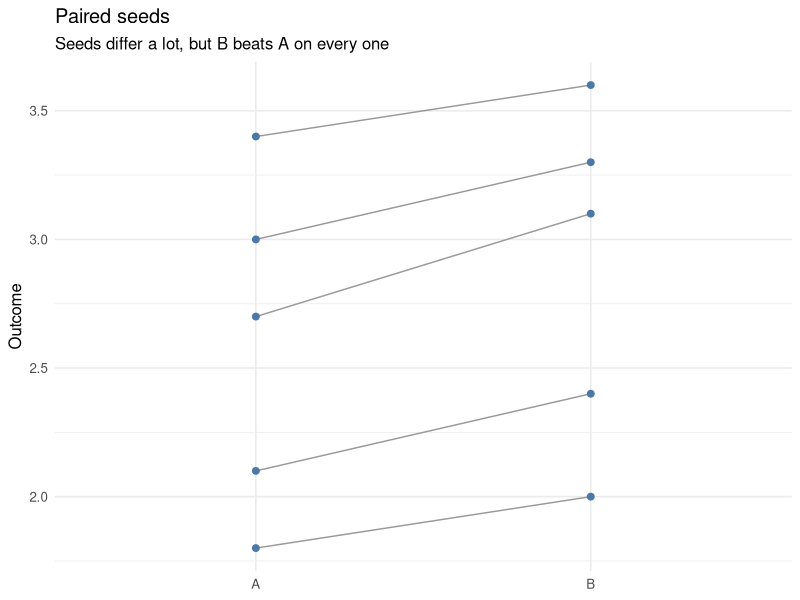
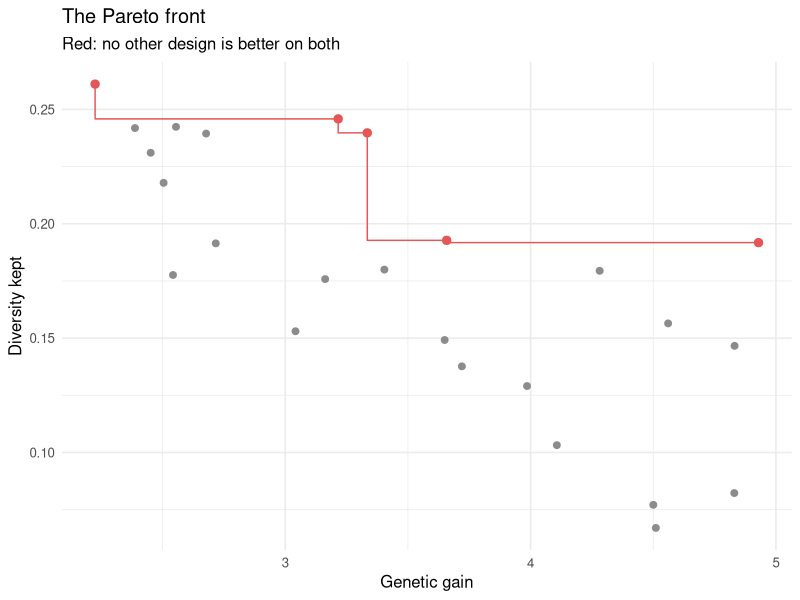

Generate these figures, in order, with R:
## ---- chunk 1
knitr::opts_chunk$set(collapse = TRUE, comment = "#>", fig.width = 6, fig.height = 3, dpi = 110,
                      echo = FALSE)
library(ggplot2)
theme_set(theme_minimal(base_size = 12))
## ---- chunk 2
d <- data.frame(seed = factor(rep(1:5, 2)), design = rep(c("A", "B"), each = 5),
                value = c(2.1, 3.4, 2.7, 1.8, 3.0, 2.4, 3.6, 3.1, 2.0, 3.3))
ggplot(d, aes(design, value, group = seed)) +
  geom_line(colour = "grey60") + geom_point(colour = "#4C78A8", size = 2) +
  labs(x = NULL, y = "Outcome", title = "Paired seeds",
       subtitle = "Seeds differ a lot, but B beats A on every one")
## ---- chunk 3
set.seed(2)
p <- data.frame(gain = runif(25, 2, 5))
p$div <- 0.45 - 0.07 * p$gain + rnorm(25, sd = 0.04) - abs(rnorm(25, sd = 0.04))
o <- p[order(-p$gain), ]
front <- o[o$div == cummax(o$div), ]
ggplot(p, aes(gain, div)) +
  geom_point(colour = "grey55", size = 2) +
  geom_step(data = front[order(front$gain), ], direction = "vh", colour = "#E45756") +
  geom_point(data = front, colour = "#E45756", size = 2.5) +
  labs(x = "Genetic gain", y = "Diversity kept", title = "The Pareto front",
       subtitle = "Red: no other design is better on both")
